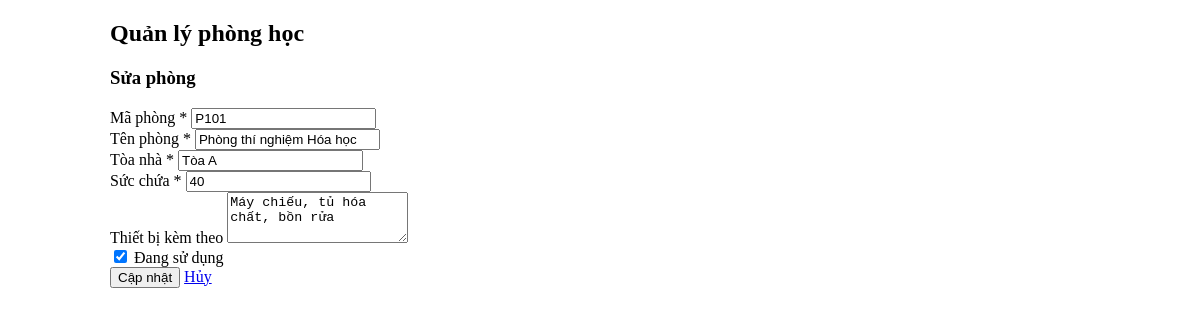
The page /index_old.php?a=edit_form&id=1 on the database its author committed.
### tables this page shows
CREATE TABLE IF NOT EXISTS rooms (
    id INT AUTO_INCREMENT PRIMARY KEY,
    code VARCHAR(50) NOT NULL UNIQUE COMMENT 'Mã phòng (VD: P101, A201)',
    name VARCHAR(120) NOT NULL COMMENT 'Tên phòng học',
    capacity INT NOT NULL DEFAULT 0 COMMENT 'Sức chứa (số người)',
    building VARCHAR(80) NOT NULL COMMENT 'Tòa nhà (VD: Tòa A, Tòa B)',
    equipment TEXT NULL COMMENT 'Thiết bị kèm theo (máy chiếu, máy lạnh...)',
    is_active TINYINT(1) NOT NULL DEFAULT 1 COMMENT 'Trạng thái: 1=Đang dùng, 0=Ngừng dùng',
    created_at TIMESTAMP DEFAULT CURRENT_TIMESTAMP,
    updated_at TIMESTAMP DEFAULT CURRENT_TIMESTAMP ON UPDATE CURRENT_TIMESTAMP,
    INDEX idx_code (code),
    INDEX idx_is_active (is_active)
);

### index_old.php (the view, shortened to what this page needs)
<?php
function db(): PDO {
    static $pdo;
    if (!$pdo) {
        $pdo = new PDO("mysql:host=".DB_HOST.";dbname=".DB_NAME.";charset=utf8mb4", DB_USER, DB_PASS, [
            PDO::ATTR_ERRMODE => PDO::ERRMODE_EXCEPTION,
            PDO::ATTR_DEFAULT_FETCH_MODE => PDO::FETCH_ASSOC
        ]);
    }
    return $pdo;
}
function e($s){ return htmlspecialchars($s ?? '', ENT_QUOTES, 'UTF-8'); }
$action = $_GET['a'] ?? 'list';
if ($action === 'edit_form') {
    if (!isset($room)) {
        $id = (int)($_GET['id'] ?? 0);
        $stmt = db()->prepare("SELECT * FROM rooms WHERE id=?");
        $stmt->execute([$id]);
        $room = $stmt->fetch();
    }
}
?>
<!doctype html>
<html lang="vi">
<head>
<link rel="stylesheet" href="https://unpkg.com/mVP.css">
</head>
<body>
<div class="container">
    <h2>Quản lý phòng học</h2>
    <?php if ($action === 'create_form' || $action === 'edit_form'): ?>
        <?php $is_edit = $action === 'edit_form'; ?>
        <h3><?= $is_edit ? 'Sửa phòng' : 'Thêm phòng' ?></h3>
        <form method="post" action="index.php?a=<?= $is_edit ? 'update' : 'create' ?>">
            <div>
                <label>Mã phòng *</label>
                <input type="text" name="code" value="<?= e($room['code']) ?>" required>
            </div>
            <div>
                <label>Tên phòng *</label>
                <input type="text" name="name" value="<?= e($room['name']) ?>" required>
            </div>
            <div>
                <label>Tòa nhà *</label>
                <input type="text" name="building" value="<?= e($room['building']) ?>" required>
            </div>
            <div>
                <label>Sức chứa *</label>
                <input type="number" min="0" name="capacity" value="<?= e($room['capacity']) ?>" required>
            </div>
            <div>
                <label>Thiết bị kèm theo</label>
                <textarea name="equipment" rows="3"><?= e($room['equipment']) ?></textarea>
            </div>
            <div>
                <label>
                    <input type="checkbox" name="is_active" value="1" <?= !empty($room['is_active']) ? 'checked' : '' ?>>
                    Đang sử dụng
                </label>
            </div>
            <div>
                <button type="submit"><?= $is_edit ? 'Cập nhật' : 'Thêm mới' ?></button>
                <a class="button secondary" href="index.php">Hủy</a>
            </div>
        </form>
    <?php endif; ?>
</div>
</body>
</html>

### index_old.php (style rules this page uses)
.container { max-width:980px;margin:20px auto;padding:0 12px }

### rows shown on the page
rooms: code "P101", name "Phòng thí nghiệm Hóa học", building "Tòa A", capacity "40", equipment "Máy chiếu, tủ hóa chất, bồn rửa", is_active "☑"
